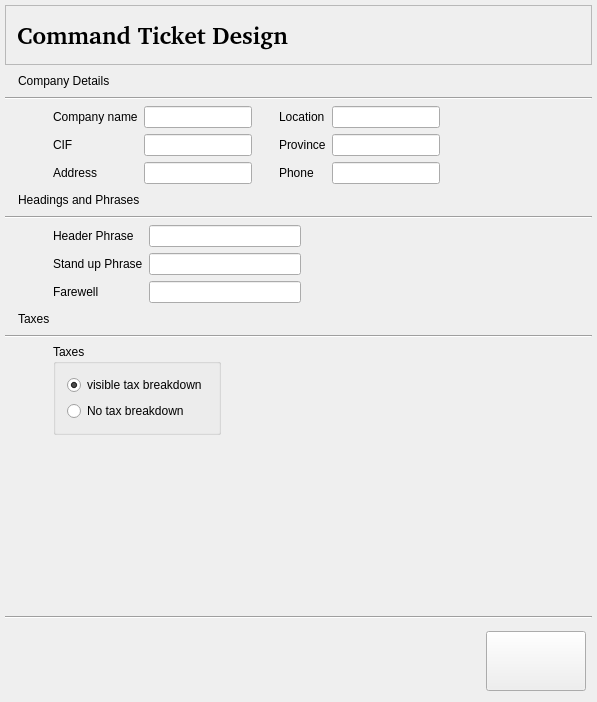
<?xml version="1.0" encoding="UTF-8"?>
<ui version="4.0">
 <class>TicketDesignInterface</class>
 <widget class="QWidget" name="TicketDesignInterface">
  <property name="geometry">
   <rect>
    <x>0</x>
    <y>0</y>
    <width>597</width>
    <height>702</height>
   </rect>
  </property>
  <property name="maximumSize">
   <size>
    <width>800</width>
    <height>32767</height>
   </size>
  </property>
  <property name="windowTitle">
   <string>Form2</string>
  </property>
  <layout class="QVBoxLayout">
   <property name="leftMargin">
    <number>5</number>
   </property>
   <property name="topMargin">
    <number>5</number>
   </property>
   <property name="rightMargin">
    <number>5</number>
   </property>
   <property name="bottomMargin">
    <number>5</number>
   </property>
   <item>
    <widget class="QFrame" name="Frame3">
     <property name="minimumSize">
      <size>
       <width>0</width>
       <height>60</height>
      </size>
     </property>
     <property name="maximumSize">
      <size>
       <width>32567</width>
       <height>60</height>
      </size>
     </property>
     <property name="frameShape">
      <enum>QFrame::StyledPanel</enum>
     </property>
     <property name="frameShadow">
      <enum>QFrame::Raised</enum>
     </property>
     <property name="lineWidth">
      <number>2</number>
     </property>
     <layout class="QHBoxLayout">
      <property name="spacing">
       <number>6</number>
      </property>
      <property name="leftMargin">
       <number>11</number>
      </property>
      <property name="topMargin">
       <number>11</number>
      </property>
      <property name="rightMargin">
       <number>11</number>
      </property>
      <property name="bottomMargin">
       <number>11</number>
      </property>
      <item>
       <widget class="QLabel" name="title">
        <property name="font">
         <font>
          <family>Nimbus Sans l [Urw]</family>
          <pointsize>18</pointsize>
          <weight>75</weight>
          <bold>true</bold>
         </font>
        </property>
        <property name="text">
         <string>Command Ticket Design</string>
        </property>
        <property name="wordWrap">
         <bool>false</bool>
        </property>
       </widget>
      </item>
      <item>
       <spacer name="Spacer3">
        <property name="orientation">
         <enum>Qt::Horizontal</enum>
        </property>
        <property name="sizeType">
         <enum>QSizePolicy::Expanding</enum>
        </property>
        <property name="sizeHint" stdset="0">
         <size>
          <width>181</width>
          <height>0</height>
         </size>
        </property>
       </spacer>
      </item>
     </layout>
    </widget>
   </item>
   <item>
    <layout class="QVBoxLayout">
     <item>
      <layout class="QHBoxLayout">
       <item>
        <widget class="QLabel" name="pix_label1">
         <property name="text">
          <string/>
         </property>
         <property name="pixmap">
          <pixmap>image0</pixmap>
         </property>
         <property name="scaledContents">
          <bool>true</bool>
         </property>
         <property name="wordWrap">
          <bool>false</bool>
         </property>
        </widget>
       </item>
       <item>
        <widget class="QLabel" name="textLabel4">
         <property name="text">
          <string>Company Details</string>
         </property>
         <property name="wordWrap">
          <bool>false</bool>
         </property>
        </widget>
       </item>
       <item>
        <spacer name="spacer34">
         <property name="orientation">
          <enum>Qt::Horizontal</enum>
         </property>
         <property name="sizeType">
          <enum>QSizePolicy::Expanding</enum>
         </property>
         <property name="sizeHint" stdset="0">
          <size>
           <width>221</width>
           <height>20</height>
          </size>
         </property>
        </spacer>
       </item>
      </layout>
     </item>
     <item>
      <widget class="Line" name="line8">
       <property name="frameShape">
        <enum>QFrame::HLine</enum>
       </property>
       <property name="frameShadow">
        <enum>QFrame::Sunken</enum>
       </property>
      </widget>
     </item>
     <item>
      <layout class="QHBoxLayout">
       <item>
        <spacer name="spacer31_2">
         <property name="orientation">
          <enum>Qt::Horizontal</enum>
         </property>
         <property name="sizeType">
          <enum>QSizePolicy::Fixed</enum>
         </property>
         <property name="sizeHint" stdset="0">
          <size>
           <width>48</width>
           <height>20</height>
          </size>
         </property>
        </spacer>
       </item>
       <item>
        <layout class="QGridLayout">
         <item row="2" column="1">
          <widget class="QLineEdit" name="address_label"/>
         </item>
         <item row="1" column="1">
          <widget class="QLineEdit" name="cif_label">
           <property name="maxLength">
            <number>9</number>
           </property>
          </widget>
         </item>
         <item row="0" column="0">
          <widget class="QLabel" name="textLabel1">
           <property name="text">
            <string>Company name</string>
           </property>
           <property name="wordWrap">
            <bool>false</bool>
           </property>
          </widget>
         </item>
         <item row="0" column="1">
          <widget class="QLineEdit" name="company_label">
           <property name="maxLength">
            <number>20</number>
           </property>
          </widget>
         </item>
         <item row="2" column="0">
          <widget class="QLabel" name="textLabel1_2_2">
           <property name="text">
            <string>Address</string>
           </property>
           <property name="wordWrap">
            <bool>false</bool>
           </property>
          </widget>
         </item>
         <item row="1" column="0">
          <widget class="QLabel" name="textLabel1_2">
           <property name="text">
            <string>CIF</string>
           </property>
           <property name="wordWrap">
            <bool>false</bool>
           </property>
          </widget>
         </item>
        </layout>
       </item>
       <item>
        <spacer name="spacer31">
         <property name="orientation">
          <enum>Qt::Horizontal</enum>
         </property>
         <property name="sizeType">
          <enum>QSizePolicy::Fixed</enum>
         </property>
         <property name="sizeHint" stdset="0">
          <size>
           <width>21</width>
           <height>20</height>
          </size>
         </property>
        </spacer>
       </item>
       <item>
        <layout class="QGridLayout">
         <item row="0" column="1">
          <widget class="QLineEdit" name="localidad_label">
           <property name="maxLength">
            <number>20</number>
           </property>
          </widget>
         </item>
         <item row="2" column="0">
          <widget class="QLabel" name="textLabel1_2_2_3_3">
           <property name="text">
            <string>Phone</string>
           </property>
           <property name="wordWrap">
            <bool>false</bool>
           </property>
          </widget>
         </item>
         <item row="0" column="0">
          <widget class="QLabel" name="textLabel1_2_2_2">
           <property name="text">
            <string>Location</string>
           </property>
           <property name="wordWrap">
            <bool>false</bool>
           </property>
          </widget>
         </item>
         <item row="1" column="0">
          <widget class="QLabel" name="textLabel1_2_2_3">
           <property name="text">
            <string>Province</string>
           </property>
           <property name="wordWrap">
            <bool>false</bool>
           </property>
          </widget>
         </item>
         <item row="1" column="1">
          <widget class="QLineEdit" name="provincia_label">
           <property name="maxLength">
            <number>20</number>
           </property>
          </widget>
         </item>
         <item row="2" column="1">
          <widget class="QLineEdit" name="tlf_label"/>
         </item>
        </layout>
       </item>
       <item>
        <spacer name="spacer32">
         <property name="orientation">
          <enum>Qt::Horizontal</enum>
         </property>
         <property name="sizeType">
          <enum>QSizePolicy::Expanding</enum>
         </property>
         <property name="sizeHint" stdset="0">
          <size>
           <width>131</width>
           <height>20</height>
          </size>
         </property>
        </spacer>
       </item>
      </layout>
     </item>
    </layout>
   </item>
   <item>
    <layout class="QVBoxLayout">
     <item>
      <layout class="QHBoxLayout">
       <item>
        <widget class="QLabel" name="pix_label2">
         <property name="text">
          <string/>
         </property>
         <property name="pixmap">
          <pixmap>image1</pixmap>
         </property>
         <property name="scaledContents">
          <bool>true</bool>
         </property>
         <property name="wordWrap">
          <bool>false</bool>
         </property>
        </widget>
       </item>
       <item>
        <widget class="QLabel" name="textLabel4_2">
         <property name="text">
          <string>Headings and Phrases</string>
         </property>
         <property name="wordWrap">
          <bool>false</bool>
         </property>
        </widget>
       </item>
       <item>
        <spacer name="spacer34_2">
         <property name="orientation">
          <enum>Qt::Horizontal</enum>
         </property>
         <property name="sizeType">
          <enum>QSizePolicy::Expanding</enum>
         </property>
         <property name="sizeHint" stdset="0">
          <size>
           <width>221</width>
           <height>20</height>
          </size>
         </property>
        </spacer>
       </item>
      </layout>
     </item>
     <item>
      <widget class="Line" name="line8_2">
       <property name="frameShape">
        <enum>QFrame::HLine</enum>
       </property>
       <property name="frameShadow">
        <enum>QFrame::Sunken</enum>
       </property>
      </widget>
     </item>
     <item>
      <layout class="QHBoxLayout">
       <item>
        <spacer name="spacer31_2_2">
         <property name="orientation">
          <enum>Qt::Horizontal</enum>
         </property>
         <property name="sizeType">
          <enum>QSizePolicy::Fixed</enum>
         </property>
         <property name="sizeHint" stdset="0">
          <size>
           <width>48</width>
           <height>20</height>
          </size>
         </property>
        </spacer>
       </item>
       <item>
        <layout class="QGridLayout">
         <item row="2" column="0">
          <widget class="QLabel" name="textLabel1_2_2_3_5">
           <property name="text">
            <string>Farewell</string>
           </property>
           <property name="wordWrap">
            <bool>false</bool>
           </property>
          </widget>
         </item>
         <item row="2" column="1">
          <widget class="QLineEdit" name="bye_label">
           <property name="maxLength">
            <number>42</number>
           </property>
          </widget>
         </item>
         <item row="1" column="1">
          <widget class="QLineEdit" name="foot_label">
           <property name="maxLength">
            <number>42</number>
           </property>
          </widget>
         </item>
         <item row="0" column="1">
          <widget class="QLineEdit" name="head_label">
           <property name="maxLength">
            <number>42</number>
           </property>
          </widget>
         </item>
         <item row="1" column="0">
          <widget class="QLabel" name="textLabel1_2_2_3_2">
           <property name="text">
            <string>Stand up Phrase</string>
           </property>
           <property name="wordWrap">
            <bool>false</bool>
           </property>
          </widget>
         </item>
         <item row="0" column="0">
          <widget class="QLabel" name="textLabel1_2_2_3_4">
           <property name="text">
            <string>Header Phrase</string>
           </property>
           <property name="wordWrap">
            <bool>false</bool>
           </property>
          </widget>
         </item>
        </layout>
       </item>
       <item>
        <spacer name="spacer36">
         <property name="orientation">
          <enum>Qt::Horizontal</enum>
         </property>
         <property name="sizeType">
          <enum>QSizePolicy::Expanding</enum>
         </property>
         <property name="sizeHint" stdset="0">
          <size>
           <width>291</width>
           <height>20</height>
          </size>
         </property>
        </spacer>
       </item>
      </layout>
     </item>
    </layout>
   </item>
   <item>
    <layout class="QVBoxLayout">
     <item>
      <layout class="QHBoxLayout">
       <item>
        <widget class="QLabel" name="pix_label3">
         <property name="text">
          <string/>
         </property>
         <property name="pixmap">
          <pixmap>image2</pixmap>
         </property>
         <property name="scaledContents">
          <bool>true</bool>
         </property>
         <property name="wordWrap">
          <bool>false</bool>
         </property>
        </widget>
       </item>
       <item>
        <widget class="QLabel" name="textLabel4_2_2">
         <property name="text">
          <string>Taxes</string>
         </property>
         <property name="wordWrap">
          <bool>false</bool>
         </property>
        </widget>
       </item>
       <item>
        <spacer name="spacer34_2_2">
         <property name="orientation">
          <enum>Qt::Horizontal</enum>
         </property>
         <property name="sizeType">
          <enum>QSizePolicy::Expanding</enum>
         </property>
         <property name="sizeHint" stdset="0">
          <size>
           <width>221</width>
           <height>20</height>
          </size>
         </property>
        </spacer>
       </item>
      </layout>
     </item>
     <item>
      <widget class="Line" name="line8_2_2">
       <property name="frameShape">
        <enum>QFrame::HLine</enum>
       </property>
       <property name="frameShadow">
        <enum>QFrame::Sunken</enum>
       </property>
      </widget>
     </item>
     <item>
      <layout class="QHBoxLayout">
       <item>
        <spacer name="spacer31_2_2_2">
         <property name="orientation">
          <enum>Qt::Horizontal</enum>
         </property>
         <property name="sizeType">
          <enum>QSizePolicy::Fixed</enum>
         </property>
         <property name="sizeHint" stdset="0">
          <size>
           <width>48</width>
           <height>20</height>
          </size>
         </property>
        </spacer>
       </item>
       <item>
        <widget class="QGroupBox" name="buttonGroup1">
         <property name="title">
          <string>Taxes</string>
         </property>
         <property name="checkable">
          <bool>false</bool>
         </property>
         <property name="exclusive" stdset="0">
          <bool>true</bool>
         </property>
         <property name="radioButtonExclusive" stdset="0">
          <bool>true</bool>
         </property>
         <layout class="QVBoxLayout">
          <item>
           <widget class="QRadioButton" name="ok_iva_radiobutton">
            <property name="toolTip">
             <string>Select Breakdown if you want the ticket to break down all the taxes applied</string>
            </property>
            <property name="text">
             <string>visible tax breakdown</string>
            </property>
            <property name="checked">
             <bool>true</bool>
            </property>
           </widget>
          </item>
          <item>
           <widget class="QRadioButton" name="no_iva_radiobutton">
            <property name="toolTip">
             <string>Select this option if you only want the description of taxes included on the ticket</string>
            </property>
            <property name="text">
             <string>No tax breakdown</string>
            </property>
           </widget>
          </item>
         </layout>
        </widget>
       </item>
       <item>
        <spacer name="spacer40">
         <property name="orientation">
          <enum>Qt::Horizontal</enum>
         </property>
         <property name="sizeType">
          <enum>QSizePolicy::Expanding</enum>
         </property>
         <property name="sizeHint" stdset="0">
          <size>
           <width>181</width>
           <height>20</height>
          </size>
         </property>
        </spacer>
       </item>
      </layout>
     </item>
    </layout>
   </item>
   <item>
    <spacer name="spacer41">
     <property name="orientation">
      <enum>Qt::Vertical</enum>
     </property>
     <property name="sizeType">
      <enum>QSizePolicy::Expanding</enum>
     </property>
     <property name="sizeHint" stdset="0">
      <size>
       <width>20</width>
       <height>20</height>
      </size>
     </property>
    </spacer>
   </item>
   <item>
    <layout class="QVBoxLayout">
     <item>
      <widget class="Line" name="layout26">
       <property name="frameShape">
        <enum>QFrame::HLine</enum>
       </property>
       <property name="frameShadow">
        <enum>QFrame::Sunken</enum>
       </property>
      </widget>
     </item>
     <item>
      <layout class="QHBoxLayout">
       <property name="leftMargin">
        <number>6</number>
       </property>
       <property name="topMargin">
        <number>6</number>
       </property>
       <property name="rightMargin">
        <number>6</number>
       </property>
       <property name="bottomMargin">
        <number>6</number>
       </property>
       <item>
        <spacer name="Spacer1_2_2">
         <property name="orientation">
          <enum>Qt::Horizontal</enum>
         </property>
         <property name="sizeType">
          <enum>QSizePolicy::Expanding</enum>
         </property>
         <property name="sizeHint" stdset="0">
          <size>
           <width>390</width>
           <height>16</height>
          </size>
         </property>
        </spacer>
       </item>
       <item>
        <widget class="QPushButton" name="ok_button">
         <property name="enabled">
          <bool>true</bool>
         </property>
         <property name="minimumSize">
          <size>
           <width>100</width>
           <height>60</height>
          </size>
         </property>
         <property name="toolTip">
          <string>Save Data.</string>
         </property>
         <property name="text">
          <string/>
         </property>
        </widget>
       </item>
      </layout>
     </item>
    </layout>
   </item>
  </layout>
 </widget>
 <layoutdefault spacing="6" margin="11"/>
 <resources/>
 <connections/>
</ui>
